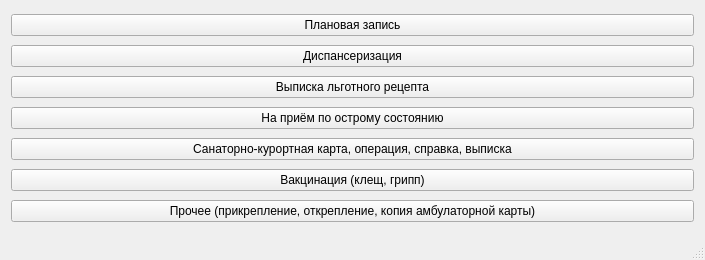
<?xml version="1.0" encoding="UTF-8"?>
<ui version="4.0">
 <class>MainWindow</class>
 <widget class="QMainWindow" name="MainWindow">
  <property name="windowModality">
   <enum>Qt::ApplicationModal</enum>
  </property>
  <property name="geometry">
   <rect>
    <x>0</x>
    <y>0</y>
    <width>705</width>
    <height>260</height>
   </rect>
  </property>
  <property name="cursor">
   <cursorShape>BlankCursor</cursorShape>
  </property>
  <property name="windowTitle">
   <string>Терминал очереди МАНО &quot;ЛДЦ&quot;</string>
  </property>
  <widget class="QWidget" name="centralWidget">
   <layout class="QVBoxLayout" name="verticalLayout">
    <item>
     <widget class="QPushButton" name="btnBook">
      <property name="text">
       <string>Плановая запись</string>
      </property>
      <property name="icon">
       <iconset resource="res.qrc">
        <normaloff>:/icons/icons/book.svg</normaloff>:/icons/icons/book.svg</iconset>
      </property>
     </widget>
    </item>
    <item>
     <widget class="QPushButton" name="btnDisp">
      <property name="text">
       <string>Диспансеризация</string>
      </property>
      <property name="icon">
       <iconset resource="res.qrc">
        <normaloff>:/icons/icons/hospital.svg</normaloff>:/icons/icons/hospital.svg</iconset>
      </property>
     </widget>
    </item>
    <item>
     <widget class="QPushButton" name="btnReceipt">
      <property name="text">
       <string>Выписка льготного рецепта</string>
      </property>
      <property name="icon">
       <iconset resource="res.qrc">
        <normaloff>:/icons/icons/medicine.svg</normaloff>:/icons/icons/medicine.svg</iconset>
      </property>
     </widget>
    </item>
    <item>
     <widget class="QPushButton" name="btnEmergency">
      <property name="text">
       <string>На приём по острому состоянию</string>
      </property>
      <property name="icon">
       <iconset resource="res.qrc">
        <normaloff>:/icons/icons/emergency.svg</normaloff>:/icons/icons/emergency.svg</iconset>
      </property>
     </widget>
    </item>
    <item>
     <widget class="QPushButton" name="btnReport">
      <property name="text">
       <string>Санаторно-курортная карта, операция, справка, выписка</string>
      </property>
      <property name="icon">
       <iconset resource="res.qrc">
        <normaloff>:/icons/icons/report.svg</normaloff>:/icons/icons/report.svg</iconset>
      </property>
     </widget>
    </item>
    <item>
     <widget class="QPushButton" name="btnVaccine">
      <property name="text">
       <string>Вакцинация (клещ, грипп)</string>
      </property>
      <property name="icon">
       <iconset resource="res.qrc">
        <normaloff>:/icons/icons/vaccine.svg</normaloff>:/icons/icons/vaccine.svg</iconset>
      </property>
     </widget>
    </item>
    <item>
     <widget class="QPushButton" name="btnOther">
      <property name="text">
       <string>Прочее (прикрепление, открепление, копия амбулаторной карты)</string>
      </property>
      <property name="icon">
       <iconset resource="res.qrc">
        <normaloff>:/icons/icons/question.svg</normaloff>:/icons/icons/question.svg</iconset>
      </property>
     </widget>
    </item>
   </layout>
  </widget>
  <widget class="QMenuBar" name="menuBar">
   <property name="geometry">
    <rect>
     <x>0</x>
     <y>0</y>
     <width>705</width>
     <height>20</height>
    </rect>
   </property>
  </widget>
  <widget class="QStatusBar" name="statusBar"/>
 </widget>
 <layoutdefault spacing="6" margin="11"/>
 <resources>
  <include location="res.qrc"/>
 </resources>
 <connections/>
</ui>
